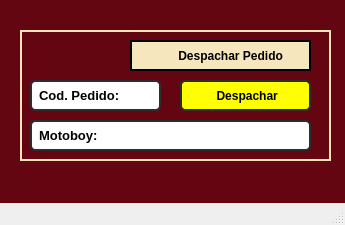
<?xml version="1.0" encoding="UTF-8"?>
<ui version="4.0">
 <class>MainWindow</class>
 <widget class="QMainWindow" name="MainWindow">
  <property name="geometry">
   <rect>
    <x>0</x>
    <y>0</y>
    <width>345</width>
    <height>225</height>
   </rect>
  </property>
  <property name="minimumSize">
   <size>
    <width>345</width>
    <height>225</height>
   </size>
  </property>
  <property name="maximumSize">
   <size>
    <width>345</width>
    <height>225</height>
   </size>
  </property>
  <property name="windowTitle">
   <string>Despachar Pedido</string>
  </property>
  <widget class="QWidget" name="centralwidget">
   <layout class="QHBoxLayout" name="horizontalLayout">
    <property name="spacing">
     <number>0</number>
    </property>
    <property name="leftMargin">
     <number>0</number>
    </property>
    <property name="topMargin">
     <number>0</number>
    </property>
    <property name="rightMargin">
     <number>0</number>
    </property>
    <property name="bottomMargin">
     <number>0</number>
    </property>
    <item>
     <widget class="QFrame" name="frame">
      <property name="styleSheet">
       <string notr="true">background-color: rgb(99, 6, 17);</string>
      </property>
      <property name="frameShape">
       <enum>QFrame::NoFrame</enum>
      </property>
      <property name="frameShadow">
       <enum>QFrame::Raised</enum>
      </property>
      <widget class="QFrame" name="frame_2">
       <property name="geometry">
        <rect>
         <x>20</x>
         <y>30</y>
         <width>311</width>
         <height>131</height>
        </rect>
       </property>
       <property name="styleSheet">
        <string notr="true">border: 2px solid rgb(245, 230, 189);</string>
       </property>
       <property name="frameShape">
        <enum>QFrame::StyledPanel</enum>
       </property>
       <property name="frameShadow">
        <enum>QFrame::Raised</enum>
       </property>
       <widget class="QLineEdit" name="codigo">
        <property name="geometry">
         <rect>
          <x>10</x>
          <y>50</y>
          <width>131</width>
          <height>31</height>
         </rect>
        </property>
        <property name="font">
         <font>
          <pointsize>10</pointsize>
          <weight>75</weight>
          <bold>true</bold>
          <kerning>true</kerning>
         </font>
        </property>
        <property name="styleSheet">
         <string notr="true">QLineEdit{
	border: 2px solid rgb(45, 45, 45);
 	border-radius: 5px;
    padding: 5px;
     color: rgb(255,275,275);
	background-color: rgb(255, 255, 255);
}
QLineEdit:hover{
	border: 2px solid rgb(55, 55, 55);
    color: rgb(0,0,0);
}
QLineEdit:focus{
	border: 2px solid rgb(255, 207, 0);
     color: rgb(0, 0, 0);
}</string>
        </property>
        <property name="text">
         <string/>
        </property>
        <property name="placeholderText">
         <string>Cod. Pedido:</string>
        </property>
       </widget>
       <widget class="QPushButton" name="despachar">
        <property name="geometry">
         <rect>
          <x>160</x>
          <y>50</y>
          <width>131</width>
          <height>31</height>
         </rect>
        </property>
        <property name="font">
         <font>
          <weight>75</weight>
          <bold>true</bold>
         </font>
        </property>
        <property name="styleSheet">
         <string notr="true">QPushButton{
	border: 2px solid rgb(45, 45, 45);
 	border-radius: 5px;
    padding: 5px;
     color: rgb(255,275,275);
	background-color: rgb(255, 255, 255);
	
	
	background-color: rgb(255, 255, 0);
}
QPushButton:hover{
	border: 2px solid rgb(55, 55, 55);
    color: rgb(0,0,0);
}
QPushButton:focus{
	border: 2px solid rgb(255, 207, 0);
     color: rgb(0, 0, 0);
}</string>
        </property>
        <property name="text">
         <string> Despachar</string>
        </property>
       </widget>
       <widget class="QLineEdit" name="motoboy">
        <property name="geometry">
         <rect>
          <x>10</x>
          <y>90</y>
          <width>281</width>
          <height>31</height>
         </rect>
        </property>
        <property name="font">
         <font>
          <pointsize>10</pointsize>
          <weight>75</weight>
          <bold>true</bold>
          <kerning>true</kerning>
         </font>
        </property>
        <property name="styleSheet">
         <string notr="true">QLineEdit{
	border: 2px solid rgb(45, 45, 45);
 	border-radius: 5px;
    padding: 5px;
     color: rgb(255,275,275);
	background-color: rgb(255, 255, 255);
}
QLineEdit:hover{
	border: 2px solid rgb(55, 55, 55);
    color: rgb(0,0,0);
}
QLineEdit:focus{
	border: 2px solid rgb(255, 207, 0);
     color: rgb(0, 0, 0);
}</string>
        </property>
        <property name="text">
         <string/>
        </property>
        <property name="placeholderText">
         <string>Motoboy:</string>
        </property>
       </widget>
       <widget class="QLabel" name="label_18">
        <property name="geometry">
         <rect>
          <x>110</x>
          <y>10</y>
          <width>181</width>
          <height>31</height>
         </rect>
        </property>
        <property name="font">
         <font>
          <weight>75</weight>
          <bold>true</bold>
         </font>
        </property>
        <property name="styleSheet">
         <string notr="true">QLabel{
border: 2px solid rgb(245, 230, 189);
background-color: rgb(245, 230, 189);
border: 2px solid rgb(255, 275, 275);
border-radius: 0px;
}</string>
        </property>
        <property name="text">
         <string>             Despachar Pedido</string>
        </property>
       </widget>
      </widget>
     </widget>
    </item>
   </layout>
  </widget>
  <widget class="QMenuBar" name="menubar">
   <property name="geometry">
    <rect>
     <x>0</x>
     <y>0</y>
     <width>345</width>
     <height>21</height>
    </rect>
   </property>
  </widget>
  <widget class="QStatusBar" name="statusbar"/>
 </widget>
 <resources/>
 <connections/>
</ui>
